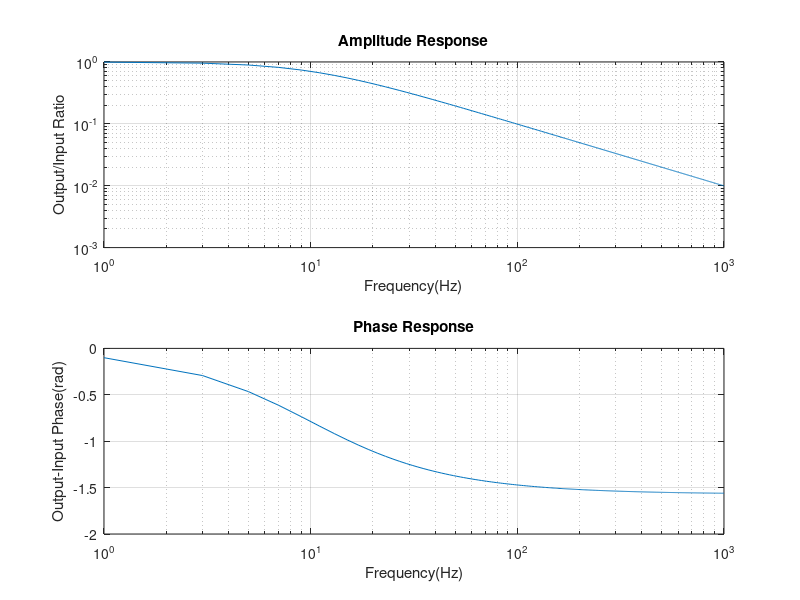

MATLAB code for this plot:
R=16000;
C=1.0e-6;
f=1:2:1000;
res=1./(1+j*2*pi*f*R*C);
amp=abs(res);
phase=angle(res);
subplot(2,1,1);
loglog(f,amp);
title('Amplitude Response');
xlabel('Frequency(Hz)');
ylabel('Output/Input Ratio');
grid on;

subplot(2,1,2);
semilogx(f,phase);
title('Phase Response');
xlabel('Frequency(Hz)');
ylabel('Output-Input Phase(rad)');
grid on;